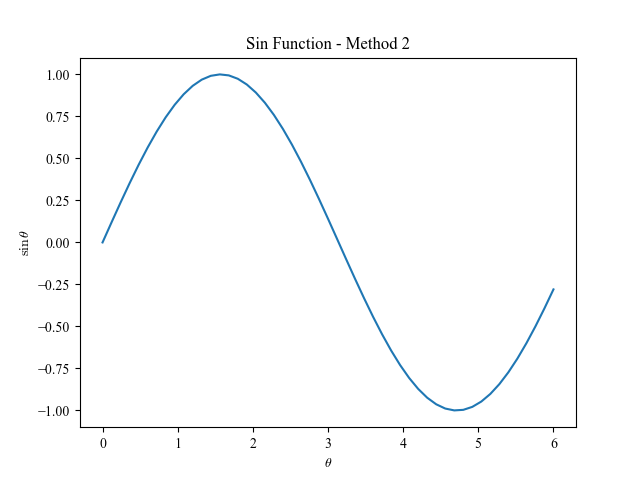

Write Python code to recreate this figure.
import numpy as np
import matplotlib.pyplot as plt
from matplotlib import font_manager

font_path = '/usr/share/fonts/TTF/Times.TTF'  # Your font path goes here
font_manager.fontManager.addfont(font_path)
prop = font_manager.FontProperties(fname=font_path)

plt.rcParams['font.family'] = prop.get_name()
plt.rcParams['mathtext.fontset'] = 'cm'  # 'cm' (Computer Modern)

x = np.linspace(0, 6, 51)
plt.plot(x, np.sin(x))
plt.title(r'Sin Function - Method 2')
plt.xlabel(r'$\theta$')
plt.ylabel(r'$\sin\theta$')
plt.savefig('method2.png')
